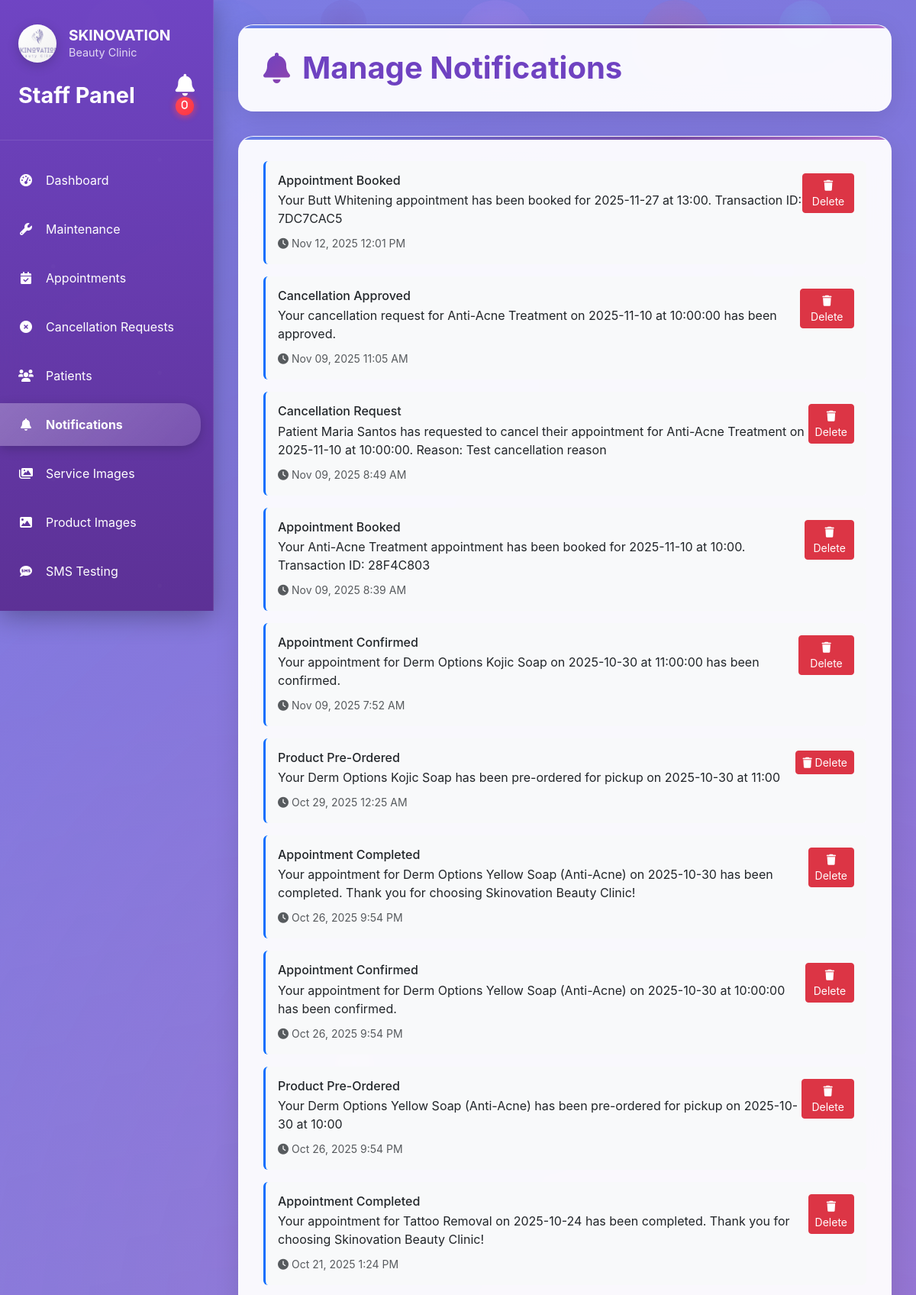
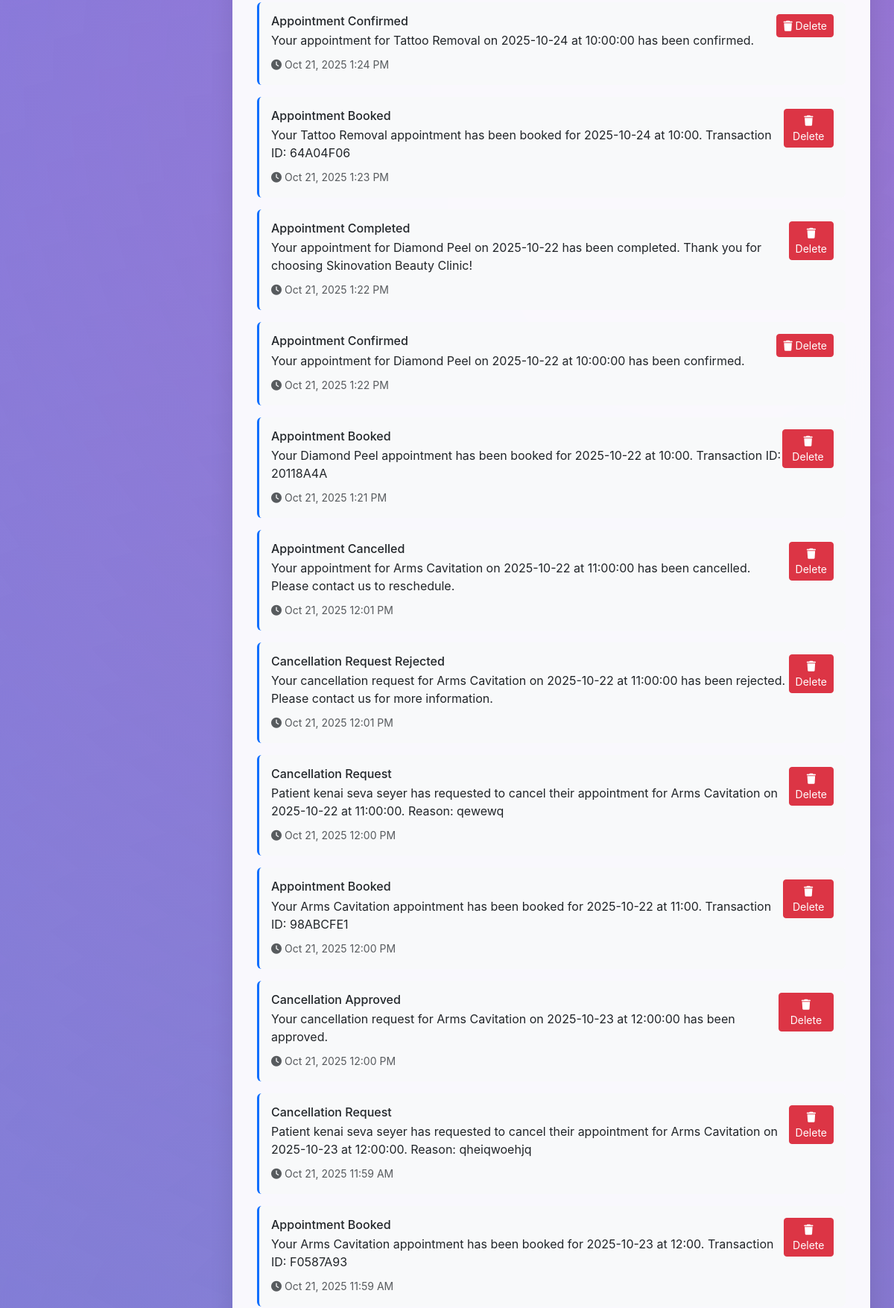
The app's page /appointments/admin/notifications/ (signed in, upper part) with its own data (2 pictures, top to bottom).
### appointments/models.py (models this page shows, shortened)
class Notification(models.Model):
    TYPE_CHOICES = [
        ('appointment', 'Appointment'),
        ('package', 'Package'),
        ('confirmation', 'Confirmation'),
        ('cancellation', 'Cancellation'),
        ('reschedule', 'Reschedule'),
    ]
    type = models.CharField(max_length=15, choices=TYPE_CHOICES)
    appointment_id = models.IntegerField(blank=True, null=True)
    title = models.CharField(max_length=255)
    message = models.TextField()
    is_read = models.BooleanField(default=False)
    created_at = models.DateTimeField(auto_now_add=True)
    patient = models.ForeignKey(settings.AUTH_USER_MODEL, on_delete=models.CASCADE, related_name='notifications', blank=True, null=True)
    class Meta:
        db_table = 'notifications'
        ordering = ['-created_at']

### appointments/admin_views.py (the view)
# urls.py: path('admin/notifications/', admin_views.admin_notifications, name='admin_notifications'),
@login_required
@user_passes_test(is_admin)
def admin_notifications(request):
    notifications = Notification.objects.all().order_by('-created_at')
    context = {
        'notifications': notifications,
    }
    return render(request, 'appointments/admin_notifications.html', context)

### appointments/admin_views.py (called while the page is built)
def is_admin(user):
    return user.is_authenticated and user.user_type == 'admin'

### appointments/context_processors.py (called while the page is built)
def notification_count(request):
    if request.user.is_authenticated:
        if request.user.user_type == 'admin':
            count = Notification.objects.filter(patient__isnull=True).count()
        else:
            count = Notification.objects.filter(patient=request.user, is_read=False).count()
    else:
        count = 0
    return {
        'notification_count': count
    }

### templates/appointments/admin_notifications.html (shortened to what this page needs)
{% extends 'appointments/admin_base.html' %}
{% load static %}
{% block content %}
<div class="content-header">
    <h1 class="page-title">
        <i class="fas fa-bell"></i>
        Manage Notifications
    </h1>
</div>
<div class="content-card">
    {% if notifications %}
        {% for notification in notifications %}
        <div class="notification-item mb-3 p-3 border-start border-primary border-3 bg-light rounded">
            <div class="d-flex justify-content-between align-items-start">
                <div class="flex-grow-1">
                    <h6 class="mb-1">{{ notification.title }}</h6>
                    <p class="mb-2">{{ notification.message }}</p>
                    <small class="text-muted">
                        <i class="fas fa-clock me-1"></i>{{ notification.created_at|date:"M d, Y g:i A" }}
                    </small>
                </div>
                <div>
                    <a href="{% url 'appointments:admin_delete_notification' notification.id %}" class="btn btn-sm btn-danger" onclick="return confirm('Are you sure you want to delete this notification?')">
                        <i class="fas fa-trash"></i> Delete
                    </a>
                </div>
            </div>
        </div>
        {% endfor %}
    {% else %}
        <div class="text-center py-5">
            <i class="fas fa-bell-slash fa-3x text-muted mb-3"></i>
            <h5 class="text-muted">No notifications</h5>
            <p class="text-muted">Notifications will appear here when patients book appointments.</p>
        </div>
    {% endif %}
</div>
{% endblock %}

### templates/appointments/admin_base.html (style rules this page uses)
:root { --primary-color: #6f42c1; --secondary-color: #8e44ad; --dark-color: #5a2d91; --light-purple: #f8f9ff; --success-color: #28a745; --warning-color: #ffc107; --danger-color: #dc3545; --info-color: #17a2b8; }
body { font-family: 'Inter', -apple-system, BlinkMacSystemFont, 'Segoe UI', Roboto, sans-serif; background: linear-gradient(135deg, #667eea 0%, #764ba2 100%); background-attachment: fixed; min-height: 100vh; position: relative; }
body::before { content: ''; position: fixed; top: 0; left: 0; width: 100%; height: 100%; background: radial-gradient(circle at 20% 80%, rgba(120, 119, 198, 0.3) 0%, transparent 50%), radial-gradient(circle at 80% 20%, rgba(255, 119, 198, 0.3) 0%, transparent 50%), radial-gradient(circle at 40% 40%, rgba(120, 219, 255, 0.2) 0%, transparent 50%); z-index: -1; }
.content-header { background: rgba(255, 255, 255, 0.95); backdrop-filter: blur(15px); border-radius: 20px; padding: 2rem; margin-bottom: 2rem; box-shadow: 0 8px 32px rgba(0, 0, 0, 0.1); border: 1px solid rgba(255, 255, 255, 0.2); position: relative; overflow: hidden; }
.content-header::before { content: ''; position: absolute; top: 0; left: 0; right: 0; height: 4px; background: linear-gradient(90deg, #667eea, #764ba2, #f093fb, #f5576c); background-size: 200% 100%; animation: gradientShift 3s ease infinite; }
.page-title { color: var(--primary-color); font-size: 2.5rem; font-weight: bold; margin: 0; display: flex; align-items: center; position: relative; z-index: 1; }
.page-title i { margin-right: 1rem; background: linear-gradient(135deg, var(--primary-color), var(--secondary-color)); -webkit-background-clip: text; -webkit-text-fill-color: transparent; background-clip: text; }
.content-card { background: rgba(255, 255, 255, 0.95); backdrop-filter: blur(15px); border-radius: 20px; padding: 2rem; box-shadow: 0 8px 32px rgba(0, 0, 0, 0.1); margin-bottom: 2rem; border: 1px solid rgba(255, 255, 255, 0.2); position: relative; overflow: hidden; }
.content-card::before { content: ''; position: absolute; top: 0; left: 0; right: 0; height: 4px; background: linear-gradient(90deg, #667eea, #764ba2, #f093fb, #f5576c); background-size: 200% 100%; animation: gradientShift 3s ease infinite; }

### records on screen
Notification: title "Appointment Booked", message "Your Butt Whitening appointment has been booked for 2025-11-27 at 13:00. Transaction ID: 7DC7CAC5", created_at "Nov 12, 2025 12:01 PM"
Notification: title "Cancellation Approved", message "Your cancellation request for Anti-Acne Treatment on 2025-11-10 at 10:00:00 has been approved.", created_at "Nov 09, 2025 11:05 AM"
Notification: title "Cancellation Request", message "Patient Maria Santos has requested to cancel their appointment for Anti-Acne Treatment on 2025-11-10 at 10:00:00. Reason: Test cancellation reason", created_at "Nov 09, 2025 8:49 AM"
Notification: title "Appointment Booked", message "Your Anti-Acne Treatment appointment has been booked for 2025-11-10 at 10:00. Transaction ID: 28F4C803", created_at "Nov 09, 2025 8:39 AM"
Notification: title "Appointment Confirmed", message "Your appointment for Derm Options Kojic Soap on 2025-10-30 at 11:00:00 has been confirmed.", created_at "Nov 09, 2025 7:52 AM"
Notification: title "Product Pre-Ordered", message "Your Derm Options Kojic Soap has been pre-ordered for pickup on 2025-10-30 at 11:00", created_at "Oct 29, 2025 12:25 AM"
Notification: title "Appointment Completed", message "Your appointment for Derm Options Yellow Soap (Anti-Acne) on 2025-10-30 has been completed. Thank you for choosing Skinovation Beauty Clinic!", created_at "Oct 26, 2025 9:54 PM"
Notification: title "Appointment Confirmed", message "Your appointment for Derm Options Yellow Soap (Anti-Acne) on 2025-10-30 at 10:00:00 has been confirmed.", created_at "Oct 26, 2025 9:54 PM"
Notification: title "Product Pre-Ordered", message "Your Derm Options Yellow Soap (Anti-Acne) has been pre-ordered for pickup on 2025-10-30 at 10:00", created_at "Oct 26, 2025 9:54 PM"
Notification: title "Appointment Completed", message "Your appointment for Tattoo Removal on 2025-10-24 has been completed. Thank you for choosing Skinovation Beauty Clinic!", created_at "Oct 21, 2025 1:24 PM"
Notification: title "Appointment Confirmed", message "Your appointment for Tattoo Removal on 2025-10-24 at 10:00:00 has been confirmed.", created_at "Oct 21, 2025 1:24 PM"
Notification: title "Appointment Booked", message "Your Tattoo Removal appointment has been booked for 2025-10-24 at 10:00. Transaction ID: 64A04F06", created_at "Oct 21, 2025 1:23 PM"
Notification: title "Appointment Completed", message "Your appointment for Diamond Peel on 2025-10-22 has been completed. Thank you for choosing Skinovation Beauty Clinic!", created_at "Oct 21, 2025 1:22 PM"
Notification: title "Appointment Confirmed", message "Your appointment for Diamond Peel on 2025-10-22 at 10:00:00 has been confirmed.", created_at "Oct 21, 2025 1:22 PM"
Notification: title "Appointment Booked", message "Your Diamond Peel appointment has been booked for 2025-10-22 at 10:00. Transaction ID: 20118A4A", created_at "Oct 21, 2025 1:21 PM"
Notification: title "Appointment Cancelled", message "Your appointment for Arms Cavitation on 2025-10-22 at 11:00:00 has been cancelled. Please contact us to reschedule.", created_at "Oct 21, 2025 12:01 PM"
Notification: title "Cancellation Request Rejected", message "Your cancellation request for Arms Cavitation on 2025-10-22 at 11:00:00 has been rejected. Please contact us for more information.", created_at "Oct 21, 2025 12:01 PM"
Notification: title "Cancellation Request", message "Patient kenai seva seyer has requested to cancel their appointment for Arms Cavitation on 2025-10-22 at 11:00:00. Reason: qewewq", created_at "Oct 21, 2025 12:00 PM"
Notification: title "Appointment Booked", message "Your Arms Cavitation appointment has been booked for 2025-10-22 at 11:00. Transaction ID: 98ABCFE1", created_at "Oct 21, 2025 12:00 PM"
Notification: title "Cancellation Approved", message "Your cancellation request for Arms Cavitation on 2025-10-23 at 12:00:00 has been approved.", created_at "Oct 21, 2025 12:00 PM"
Notification: title "Cancellation Request", message "Patient kenai seva seyer has requested to cancel their appointment for Arms Cavitation on 2025-10-23 at 12:00:00. Reason: qheiqwoehjq", created_at "Oct 21, 2025 11:59 AM"
Notification: title "Appointment Booked", message "Your Arms Cavitation appointment has been booked for 2025-10-23 at 12:00. Transaction ID: F0587A93", created_at "Oct 21, 2025 11:59 AM"
